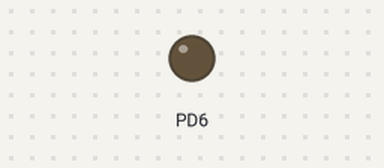
A program run on a simulated ATmega328P, built with avr-gcc and emulated at 16 MHz. Parts: output pins drawn as LEDs (lit = HIGH).

Above: at 0.05 s.
At 6.25 s:
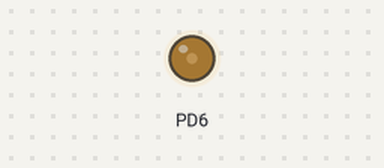
At 12.65 s:
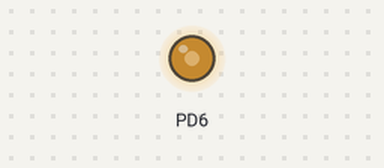
At 25.45 s:
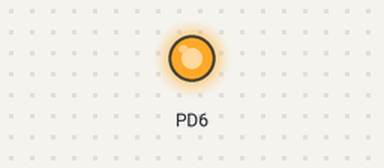
Timing chart, 0 to 40.0 s (numbered marks = the images above):
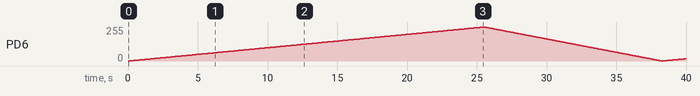

The program:

main.c
```c
/*
 * phase_corrected_PWM.c
 *
 * Created: 23-10-2026 22:12:28
 * Author : aquib
 */
#define F_CPU 16000000UL
#include <avr/io.h>
#include <util/delay.h>


void  timer0_fast_pwm_init()
{
	//step 1: configuring PD6 as Output (OCR0A)
	DDRD |= (1 << DDD6);
	//step 2: configuring timer0 in fast pwm mode
	TCCR0A |= (1 << WGM00);

	/*----------------------calculation----------------------------

	F_pwm = F_CPU / (2 * N * 256), where N = Prescaler value
	F_CPU = 16,000,000 Hz
	N = 64

	F_pwm = 16,000,000 / (2 x 64 x 256)
		  = 488.28 Hz ~ 0.5 KHz

	*/
	//step 4: configuring prescaler value as 64
	TCCR0B |= ((1 << CS01) | (1 << CS00));
	TCCR0B &= ~(1 << CS02);
	//step 5: configuring in non-inverting mode
	TCCR0A |= (1 << COM0A1);

}


int main(void)
{
    timer0_fast_pwm_init();
    while (1)
    {
		for (uint8_t i=0;i<255;++i)
		{
			OCR0A = i;
			_delay_ms(100);

		}
		for (uint8_t i=255;i>0;--i)
		{
			OCR0A = i;
			_delay_ms(50);

		}

    }
}
```

Measured:
- by itself, PD6: 0/255 → 1/255 at 0.10 s, → 2/255 0.10 s later, → 3/255 0.10 s later, → 4/255 0.10 s later, … (527 changes in this stretch)
